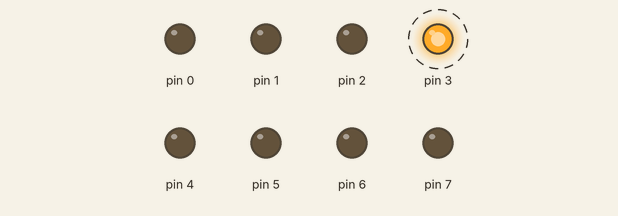
Recording of a sketch running on a simulated Arduino Uno, built with avr-gcc and run on an emulated ATmega328P. Parts: output pins drawn as LEDs (lit = HIGH). Dashed ring = blinking.

Above: at 0.5 s.
Timing chart, 0 to 4.6 s (numbered marks = the images above):
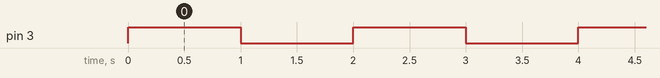

Measured:
- by itself, pin 3: alternates HIGH for 1.0 s and LOW for 1.0 s

The sketch:

Blink_led_Hexa_decimal.ino
```cpp
#include <util/delay.h>
#include<avr/io.h>

int main(void)
{
  DDRD=0xFF;
  while(1)
  {
    PORTD=0x08;
    _delay_ms(1000);
    PORTD=0x00;
    _delay_ms(1000);
  }
  return 0;
}
```
